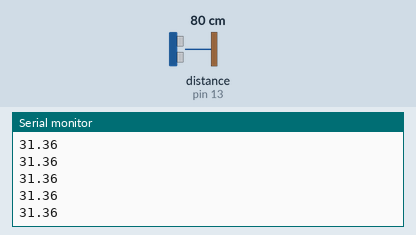
Simulated run of this sketch. Board: Arduino Uno, built with avr-gcc and run on an emulated ATmega328P. Shown: the last lines printed to the serial monitor. Wiring (inferred from the names in the program): ultrasonic range finder: trigger pin 12; echo pin 13. The inputs (shaded band) are chosen by the test bench; at power-on: distance to the obstacle (sensor on pin 13) 80 cm. The echo pulse lasts 58.3 µs per cm.

Above: at 1.2 s.
1.3 s: distance to the obstacle (sensor on pin 13) set to 2 cm
At 1.39 s:
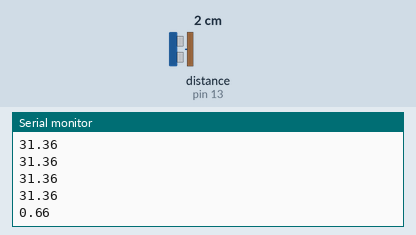
2.8 s: distance to the obstacle (sensor on pin 13) set to 4 cm
At 2.82 s:
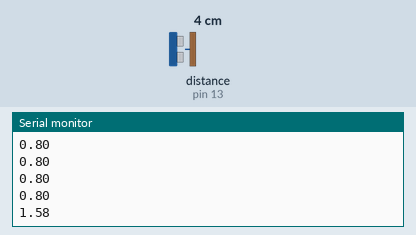
Timing chart, 0 to 5.8 s (numbered marks = the images above; inputs shaded):
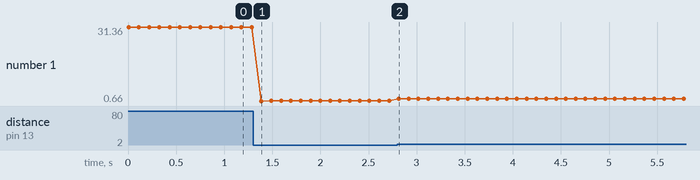

Measured:
- after the input at 1.3 s, the serial monitor: prints a new line after 0.09 s (image 1)
- after the input at 2.8 s, the serial monitor: prints a new line at once (image 2)
- plotted number 1: 31.36 → 0.8 after the input at 1.3 s, 0.8 → 1.58 after the input at 2.8 s

The sketch:

Sonar_Example.ino
```cpp
#define trigPin 12
#define echoPin 13

void setup() {
  Serial.begin(9600);
  pinMode(trigPin,OUTPUT);
  pinMode(echoPin,INPUT);
}

void loop() {
int duration;
float distance;
int conversion;
digitalWrite(trigPin,HIGH);
delayMicroseconds(1000);
digitalWrite(trigPin,LOW);
duration = pulseIn(echoPin,HIGH);
distance = (duration/2) / 74.07;

Serial.println(distance);
delay(100);

}
```
